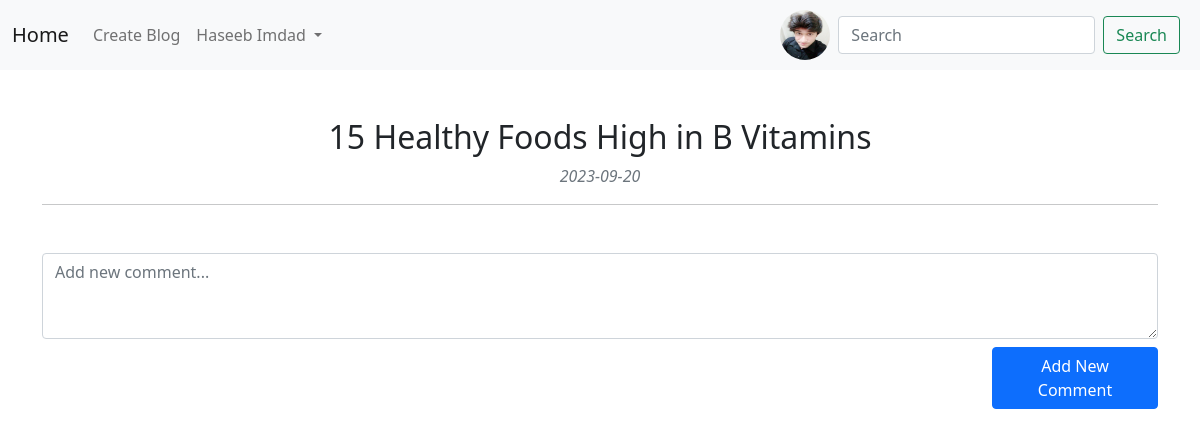
The page /blog-details/28 (signed in) on the database its author committed.
### blogApp/models.py (models this page shows, shortened)
class MyUser(models.Model):
    name            =models.CharField(max_length=200)
    email           =models.EmailField(max_length=200)
    userImage       =models.ImageField(upload_to='upload/users/')
    password        =models.CharField(max_length=200)
    createdat       =models.DateTimeField(db_column='createdAt', blank=True, null=True, auto_now_add=True)
    updatedat       =models.DateTimeField(db_column='updatedAt', blank=True, null=True, auto_now=True)
    class Meta:
        verbose_name_plural = "Users"

class Blogs(models.Model):
    title = models.CharField(max_length=200)
    description =tinymce_models.HTMLField()
    headerImage   =models.ImageField(upload_to='upload/blogs/',null=True, default=None)
    createdat = models.DateTimeField(
        db_column='createdAt', blank=True, null=True, auto_now_add=True)
    updatedat = models.DateTimeField(
        db_column='updatedAt', blank=True, null=True, auto_now=True)
    class Meta:
        verbose_name_plural = "Blogs"

### blogApp/views.py (the view)
# urls.py: path('blog-details/<int:id>', views.BlogDetails, name="BlogDetails"),
@api_login_required
def BlogDetails(request, id):
    blog = Blogs.objects.get(id=id)
    comments=Comments.objects.filter(blogID=blog, approved=True)
    if user := checkUserInSession(request):
        context = {"blog": blog, "user": user,"comments":comments}
        return render(request, "blogDetails.html", context)
    context = {"blog": blog,"comments":comments}
    return render(request, "blogDetails.html", context)

### blogApp/views.py (called while the page is built)
def checkUserInSession(request):
    if user_id := request.session.get("user_id"):
        if admin := request.session.get("admin"):
            return User.objects.get(id=user_id)
        return MyUser.objects.get(id=user_id)
    else:
        return False

### templates/blogDetails.html (shortened to what this page needs)
{% extends "base.html"%}
{% block content %}
    <div class="text-center mt-5">
      <p>
          <h2>{{blog.title}}</h2>
          <i class="text-secondary">{{blog.createdat|date:'Y-m-d'}}</i>
          <hr/>
      </p>
    </div>
    <form class="mb-5 mt-5" action="/add-new-comment" method="post">
      <div class="form-group">
        <textarea name="comment" placeholder="Add new comment..." required class="form-control" id="exampleFormControlTextarea1" rows="3"></textarea>
      </div>
      <div class="row">
        <div class="col-md-10 text-right mt-2">
          </div>
          <div class="form-group col-md-2 text-right mt-2">
            <button type="submit" class="btn btn-primary">Add New Comment</button>
          </div>
        </div>
{% endblock %}

### templates/base.html (shortened to what this page needs)
{% load static %}
<!doctype html>
<html lang="en">
  <head>
    <link href="https://cdn.jsdelivr.net/npm/bootstrap@5.0.2/dist/css/bootstrap.min.css" rel="stylesheet">
    <link rel="stylesheet" type="text/css" href="{% static 'css/home.css' %}">
  </head>
  <body>
    <nav class="navbar navbar-expand-lg navbar-light bg-light">
  <div class="container-fluid">
    {% if request.session.user_id %}
    <a class="navbar-brand" href="/home">Home</a>
    {% else %}
    <a class="navbar-brand" href="#">Home</a>
    {% endif %}
    <div class="collapse navbar-collapse" id="navbarSupportedContent">
      <ul class="navbar-nav me-auto mb-2 mb-lg-0">
        {% if request.session.user_id %}
        <li class="nav-item">
            <a class="nav-link" aria-current="page" href="/blogs">Create Blog</a>
        </li>
        <li class="nav-item dropdown">
          <a class="nav-link dropdown-toggle" href="#" id="navbarDropdown" role="button" data-bs-toggle="dropdown" aria-expanded="false">
            {% if user.name %}
            {{user.name}}
            {% else %}
            {{user.first_name}}
            {% endif %}
          </a>
        </li>
        {% endif%}
      </ul>
      {% if request.session.user_id %}
        {% if user.userImage %}
          <img src="{{ user.userImage.url }}" alt="User" style="border-radius: 50%;" width="50" height="50">
        {% endif %}
      {% endif %}
      <form class="d-flex p-2">
        <input class="form-control me-2" type="search" placeholder="Search" aria-label="Search">
        <button class="btn btn-outline-success" type="button">Search</button>
      </form>
    </div>
  </div>
</nav>
    <div class="container">
        {% block content %}
        {% endblock %}
    </div>
  </body>
</html>

### static/css/home.css (style rules this page uses)
a { text-decoration: none; }

### rows shown on the page
MyUser: name "Haseeb Imdad", userImage (picture)
Blogs: title "15 Healthy Foods High in B Vitamins", createdat "2023-09-20"
